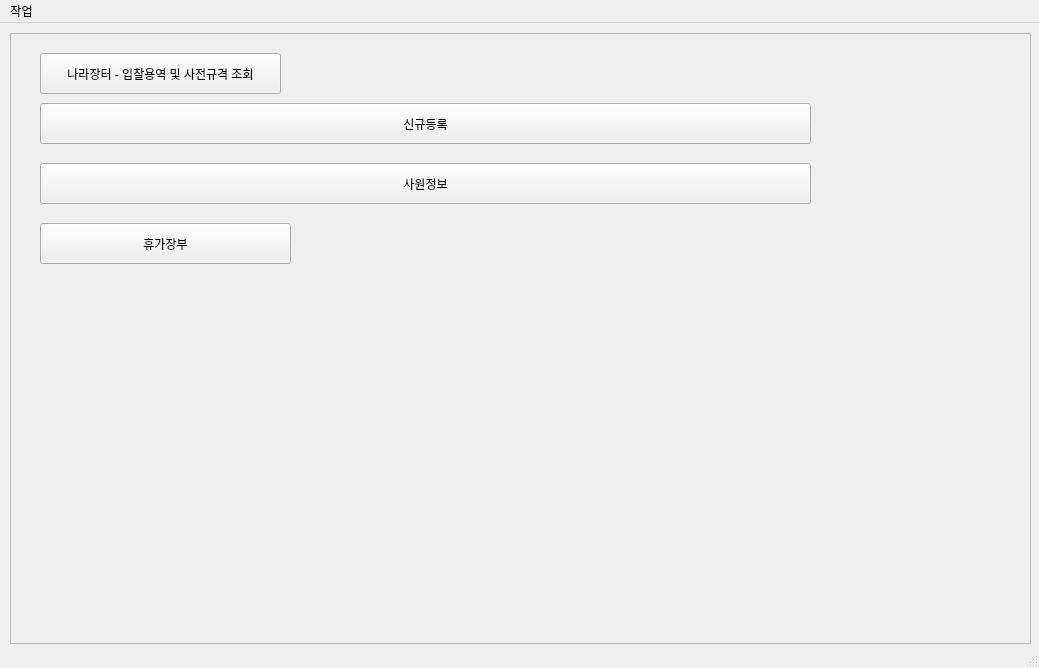
<?xml version="1.0" encoding="UTF-8"?>
<ui version="4.0">
 <class>MainWindow</class>
 <widget class="QMainWindow" name="MainWindow">
  <property name="geometry">
   <rect>
    <x>0</x>
    <y>0</y>
    <width>1039</width>
    <height>668</height>
   </rect>
  </property>
  <property name="windowTitle">
   <string>MainWindow</string>
  </property>
  <widget class="QWidget" name="centralwidget">
   <widget class="QFrame" name="frame">
    <property name="geometry">
     <rect>
      <x>10</x>
      <y>10</y>
      <width>1021</width>
      <height>611</height>
     </rect>
    </property>
    <property name="frameShape">
     <enum>QFrame::StyledPanel</enum>
    </property>
    <property name="frameShadow">
     <enum>QFrame::Raised</enum>
    </property>
    <widget class="QPushButton" name="btn_1">
     <property name="geometry">
      <rect>
       <x>30</x>
       <y>20</y>
       <width>241</width>
       <height>41</height>
      </rect>
     </property>
     <property name="text">
      <string>나라장터 - 입찰용역 및 사전규격 조회</string>
     </property>
    </widget>
    <widget class="QPushButton" name="btn_2">
     <property name="geometry">
      <rect>
       <x>30</x>
       <y>130</y>
       <width>771</width>
       <height>41</height>
      </rect>
     </property>
     <property name="text">
      <string>사원정보</string>
     </property>
    </widget>
    <widget class="QPushButton" name="btn_3">
     <property name="geometry">
      <rect>
       <x>30</x>
       <y>190</y>
       <width>251</width>
       <height>41</height>
      </rect>
     </property>
     <property name="text">
      <string>휴가장부</string>
     </property>
    </widget>
    <widget class="QPushButton" name="btn_4">
     <property name="geometry">
      <rect>
       <x>30</x>
       <y>70</y>
       <width>771</width>
       <height>41</height>
      </rect>
     </property>
     <property name="text">
      <string>신규등록</string>
     </property>
    </widget>
   </widget>
  </widget>
  <widget class="QMenuBar" name="menubar">
   <property name="geometry">
    <rect>
     <x>0</x>
     <y>0</y>
     <width>1039</width>
     <height>21</height>
    </rect>
   </property>
   <widget class="QMenu" name="menu">
    <property name="title">
     <string>작업</string>
    </property>
    <addaction name="action1"/>
    <addaction name="action2"/>
    <addaction name="action3"/>
   </widget>
   <addaction name="menu"/>
  </widget>
  <widget class="QStatusBar" name="statusbar"/>
  <action name="action1">
   <property name="text">
    <string>나라장터 - 입찰용역 및 사전규격 조회</string>
   </property>
   <property name="iconText">
    <string>나라장터 - 입찰용역 및 사전규격 조회</string>
   </property>
  </action>
  <action name="action2">
   <property name="text">
    <string>사원정보</string>
   </property>
   <property name="iconText">
    <string>사원정보</string>
   </property>
  </action>
  <action name="action3">
   <property name="text">
    <string>휴가장부</string>
   </property>
  </action>
 </widget>
 <resources/>
 <connections/>
</ui>
